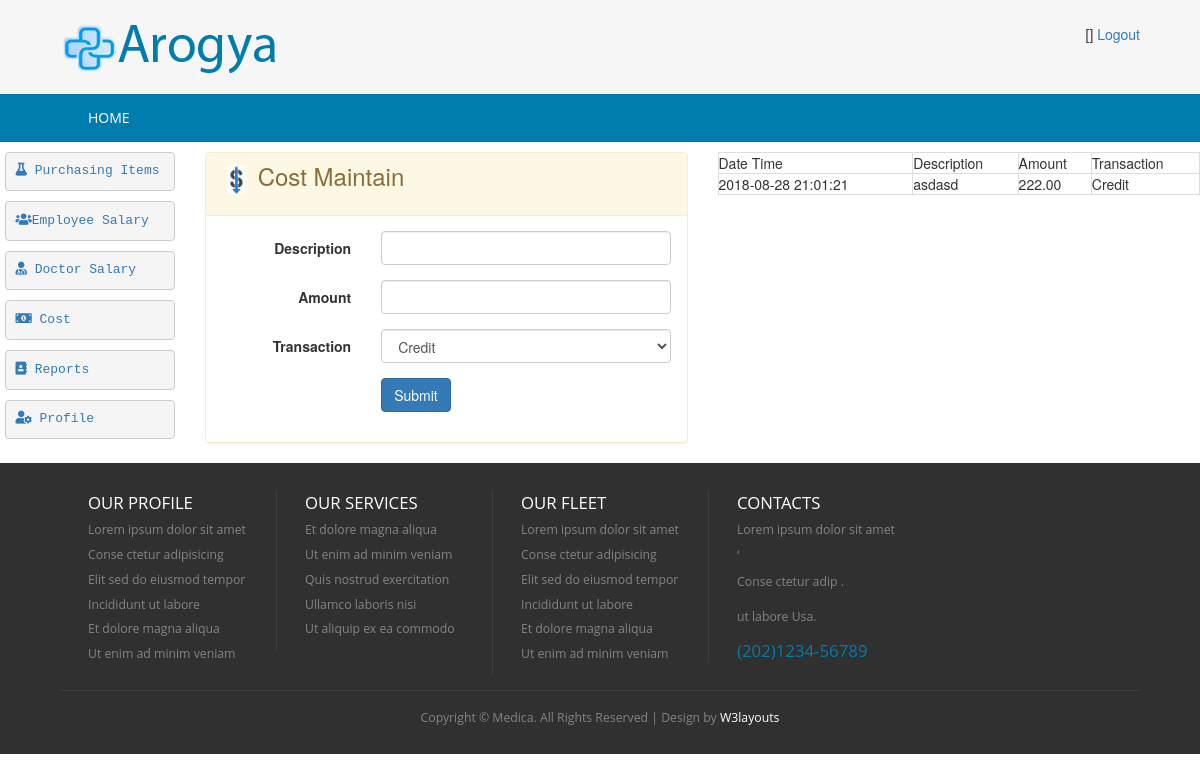
The page /index.php/accountant_controller/loadCostMaintain on the database as committed earlier.
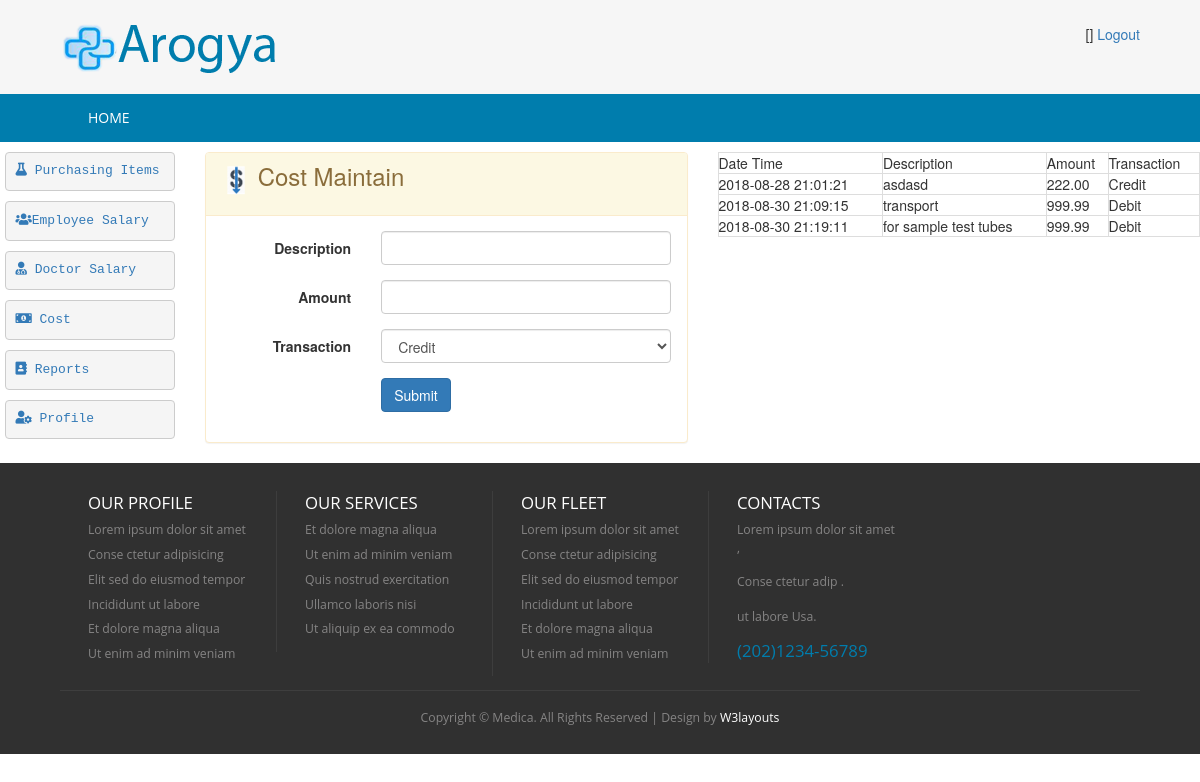
The same page on the database as committed later.
### tables this page shows
CREATE TABLE `hms_cost` (
  `id` int(5) NOT NULL AUTO_INCREMENT,
  `description` varchar(100) DEFAULT NULL,
  `amount` double(5,2) DEFAULT NULL,
  `txn_type` varchar(20) DEFAULT NULL,
  `created_date` timestamp NOT NULL DEFAULT CURRENT_TIMESTAMP,
  `created_user` int(5) DEFAULT NULL,
  PRIMARY KEY (`id`)
);

### application/controllers/Accountant_Controller.php (called while the page is built, shortened)
<?php
class Accountant_Controller extends CI_Controller {
    public function loadCostMaintain() {
        $this->load->model(array('Cost'));
        $cost = new Cost();
        $data['msg'] = '';
        $data['costList'] = $cost->get();
        $this->load->view('accountant/acountant-cost-maintain', $data);
    }
}

### index.php (called while the page is built, shortened)
<?php
require_once BASEPATH.'core/CodeIgniter.php';

### application/core/my_model.php (called while the page is built, shortened)
<?php
class MY_Model extends CI_Model{
    public function get($limit=0,$offset = 0) {
        if($limit){
            $query = $this->db->get($this::DB_TABLE,$limit,$offset);
        }else{
            $query = $this->db->get($this::DB_TABLE);
        }
        $ret_val = array();
        foreach ($query->result() as $row) {
            $model = new $class;
            $model->populate($row);
            $ret_val[$row->{$this::DB_TABLE_PK}] = $model;
        }
        return $ret_val;
    }
}

### application/views/accountant/acountant-cost-maintain.php (the view, shortened to what this page needs)
<!DOCTYPE HTML>
<html>
    <head>
        <link href="<?php echo base_url('css/style.css'); ?>" rel="stylesheet" type="text/css"  media="all" />
        <link href="<?php echo base_url('css/bootstrap.css'); ?>" rel="stylesheet" type="text/css"/>
        <link rel="stylesheet" href="<?php echo base_url('css/responsiveslides.css') ?>">
        <link rel="stylesheet" href="https://use.fontawesome.com/releases/v5.2.0/css/all.css">
    </head>
    <body>
        <div class="header">
            <div class="main-header">
                <div class="wrap">
                    <?php $this->load->view('accountant/_head_accountant'); ?>
                </div>
            </div>
            <div class="top-nav">
                <div class="wrap">
                    <ul>
                        <?php $this->load->view('accountant/_menu_accountant'); ?>
                    </ul>
                </div>
            </div>
        </div>
        <div class="content">
            <div class="row">
                <div class="col-md-2">
                    <?php $this->load->view('accountant/_tree_accountant'); ?>
                </div>
                <div class="col-md-5">
                    <div class="panel panel-warning">
                        <div class="panel-heading ">
                            <h3> <img src="<?= base_url('/images/icon-cost.png') ?>" style="width: 30px" />  Cost Maintain </h3>
                        </div>
                        <div class="panel-body">
                            <form class="form-horizontal" action="<?= base_url('Accountant_Controller/costMaintain') ?>" method="post">
                                <div class="form-group">
                                    <label for="select" class="control-label col-xs-4">Description</label>
                                    <div class="col-xs-8">
                                        <input id="text2" required="" name="description" type="text" class="form-control">
                                    </div>
                                </div>
                                <div class="form-group">
                                    <label for="" class="control-label col-xs-4">Amount</label>
                                    <div class="col-xs-8">
                                        <input id="Amount" required=""  name="amount" type="number" class="form-control">
                                    </div>
                                </div>
                                <div class="form-group">
                                    <label for="Amount" class="control-label col-xs-4">Transaction</label>
                                    <div class="col-xs-8">
                                        <select id="select" required=""  name="txn_type" class="select form-control">
                                            <option value="Credit">Credit</option>
                                        </select>
                                    </div>
                                </div>
                                <div class="form-group row">
                                    <div class="col-xs-offset-4 col-xs-8">
                                        <button name="submit" type="submit" class="btn btn-primary">Submit</button>
                                    </div>
                                </div>
                            </form>
                        </div>
                    </div>
                </div>
                <div class="col-md-5">
                    <table class="table-bordered" style="width: 100%">
                        <tr>
                            <td>Date Time</td>
                            <td>Description</td>
                            <td>Amount</td>
                            <td>Transaction</td>
                        </tr>
                        <?php
                        if($costList)
                        foreach ($costList as $value) { ?>
                            <tr>
                                <td><?= $value->created_date ?></td>
                                <td><?= $value->description ?></td>
                                <td><?= $value->amount ?></td>
                                <td><?= $value->txn_type ?></td>
                            </tr>
                        <?php }
                        ?>
                    </table>
                </div>
            </div>
        </div>
        <div class="footer">
            <div class="wrap">
                <div class="footer-grids">
                    <div class="footer-grid">
                        <h3>OUR Profile</h3>
                        <ul>
                            <li><a href="#">Lorem ipsum dolor sit amet</a></li>
                            <li><a href="#">Conse ctetur adipisicing</a></li>
                            <li><a href="#">Elit sed do eiusmod tempor</a></li>
                            <li><a href="#">Incididunt ut labore</a></li>
                            <li><a href="#">Et dolore magna aliqua</a></li>
                            <li><a href="#">Ut enim ad minim veniam</a></li>
                        </ul>
                    </div>
                    <div class="footer-grid">
                        <h3>Our Services</h3>
                        <ul>
                            <li><a href="#">Et dolore magna aliqua</a></li>
                            <li><a href="#">Ut enim ad minim veniam</a></li>
                            <li><a href="#">Quis nostrud exercitation</a></li>
                            <li><a href="#">Ullamco laboris nisi</a></li>
                            <li><a href="#">Ut aliquip ex ea commodo</a></li>
                        </ul>
                    </div>
                    <div class="footer-grid">
                        <h3>OUR FLEET</h3>
                        <ul>
                            <li><a href="#">Lorem ipsum dolor sit amet</a></li>
                            <li><a href="#">Conse ctetur adipisicing</a></li>
                            <li><a href="#">Elit sed do eiusmod tempor</a></li>
                            <li><a href="#">Incididunt ut labore</a></li>
                            <li><a href="#">Et dolore magna aliqua</a></li>
                            <li><a href="#">Ut enim ad minim veniam</a></li>
                        </ul>
                    </div>
                    <div class="footer-grid">
                        <h3>CONTACTS</h3>
                        <p>Lorem ipsum dolor sit amet ,</p>
                        <p>Conse ctetur adip .</p>
                        <p>ut labore Usa.</p>
                        <span>(202)1234-56789</span>
                    </div>
                </div>
                <div class="copy-tight">
                    <p>Copyright &copy; Medica. All Rights Reserved | Design by <a href="http://w3layouts.com/">W3layouts</a></p>
                </div>
            </div>
        </div>
    </body>
</html>

### application/views/accountant/_head_accountant.php (shortened to what this page needs)
<div class="logo">
    <a href="#"><img src="<?php echo base_url('images/logo.png');?>" title="logo" /></a>
</div>
<div class="social-links">
    <ul>
        <li>[<?php echo $this->session->userdata('userbean')->user_role ?>]</li>
        <li><a href="<?php echo base_url('User_Controller/logoutHMS');?>">Logout</a></li>
    </ul>
</div>

### application/views/accountant/_menu_accountant.php
<li><a href="<?php echo base_url('Accountant_Controller/loadHome');?>">Home</a></li>

### application/views/accountant/_tree_accountant.php
<ul style="padding-left: 5px">
    <li><tt><pre><a href="<?php echo base_url('Accountant_Controller/loadPurchasingItem'); ?>"><i class="fas fa-flask "></i> Purchasing Items</a></pre></tt></li>
    <li><tt><pre><a href="<?php echo base_url('Accountant_Controller/loadEmployeeSalary'); ?>"><i class="fas fa-users "></i>Employee Salary</a></pre></tt></li>
    <li><tt><pre><a href="<?php echo base_url('Accountant_Controller/loaddoctorSalary'); ?>"><i class="fas fa-user-md "></i> Doctor Salary</a></pre></tt></li>
    <li><tt><pre><a href="<?php echo base_url('Accountant_Controller/loadCostMaintain'); ?>"><i class="fas fa-money-bill-alt "></i> Cost</a></pre></tt></li>
    <li><tt><pre><a href="<?php echo base_url('Transport_Controller/#'); ?>"><i class="fas fa-address-book"></i> Reports</a></pre></tt></li>
    <li><tt><pre><a href="<?php echo base_url('User_Controller/loadProfile'); ?>"><i class="fas fa-user-cog "></i> Profile</a></pre></tt></li>
</ul>

### css/style.css (style rules this page uses)
html,body,div,span,applet,object,iframe,h1,h2,h3,h4,h5,h6,p,blockquote,pre,a,abbr,acronym,address,big,cite,code,del,dfn,em,img,ins,kbd,q,s,samp,small,strike,strong,sub,sup,tt,var,b,u,i,dl,dt,dd,ol,nav ul,nav li,fieldset,form,label,legend,table,caption,tbody,tfoot,thead,tr,th,td,article,aside,canvas,details,embed,figure,figcaption,footer,header,hgroup,menu,nav,output,ruby,section,summary,time,mark,audio,video { margin:0;padding:0;border:0;font-size:100%;font:inherit;vertical-align:baseline; }
ol,ul { list-style:none;margin:0px;padding:0px; }
table { border-collapse:collapse;border-spacing:0; }
a { text-decoration:none; }
img { max-width:100%; }
body { background: #F6F6F6; }
.wrap { width:80%; margin:0 auto; }
.main-header { padding: 1.7em 0 1.5em 0; background: #F6F6F6; }
.logo { float:left; }
.logo img { display:block; }
.social-links { float:right; }
.social-links ul li { display:inline-block; }
.top-nav { background:#007DAD; }
.top-nav ul li { display:inline-block; float: left; border-left: 1px ridge #1087B4; }
.top-nav ul li:nth-child(1) { border:none; }
.top-nav li a { font-size: 1em; font-family: 'Open Sans', sans-serif; color: #FFF; background: #007DAD; text-transform: uppercase; padding: 1em 2em; display: block; transition: 0.5s ease; -o-transition: 0.5s ease; -webkit-transition: 0.5s ease; }
.footer { padding: 2em 0 1em 0; background:#303030; }
.footer-grid { float: left; width: 20%; border-left: 1px solid rgba(153, 153, 153, 0.13); padding: 0px 28px; }
.footer-grid:first-child { border:none; }
.footer-grid ul li a,.footer-grid p { color: #858484; font-size: 0.875em; font-family: 'Open Sans', sans-serif; transition: 0.5s ease; -o-transition: 0.5s ease; -webkit-transition: 0.5s ease; padding: 0.3em 0; display: block; }
.footer-grid span { font-size:1.2em; font-family: 'Open Sans', sans-serif; color:#007DAD; }
.footer-grid h3 { font-family: 'Open Sans', sans-serif; color:#FFF; font-size:1.2em; text-transform: uppercase; margin: 0.2em 0 0.3em 0; }
.copy-tight { text-align: center; padding: 1em 0 0 0; border-top: 1px solid rgba(153, 153, 153, 0.13); margin-top: 1em; }
.copy-tight p { color: #858484; font-size: 0.875em; font-family: 'Open Sans', sans-serif; padding: 0.3em 0; display: block; }
.copy-tight p a { color:#FFF; transition: 0.5s ease; -o-transition: 0.5s ease; -webkit-transition: 0.5s ease; }
@media (max-width: 1366px) { .wrap { width:90%; } }

Rows that differ between the two databases and show on the page:
added hms_cost: created_date "2018-08-30 21:09:15", description "transport", amount "999.99", txn_type "Debit"
added hms_cost: created_date "2018-08-30 21:19:11", description "for sample test tubes", amount "999.99", txn_type "Debit"
